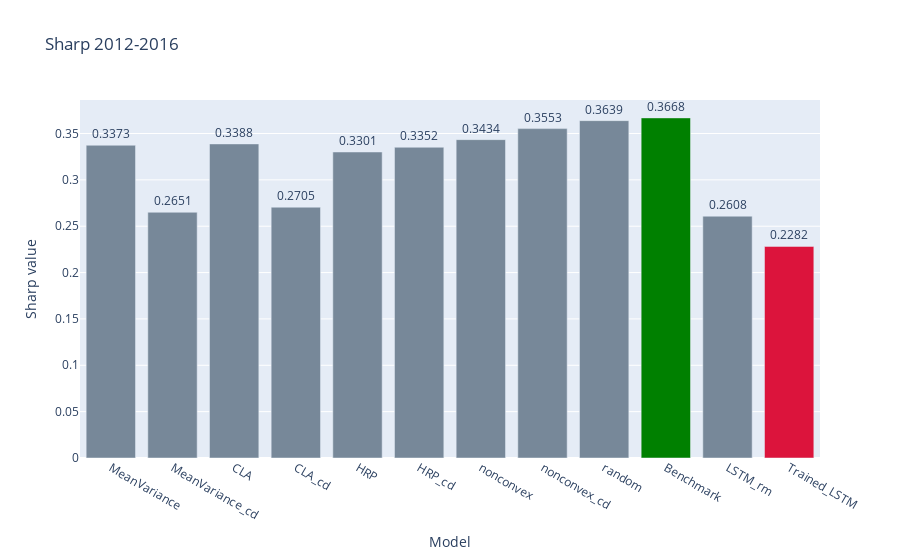

This figure's notebook cell:
### Code cell
plotSharpValues(df_sharp['Sharp_Ratio'], "Sharp 2012-2016")

### Figure 1 — Plotly figure (JSON) as saved in the notebook; plotly's stock layout.template omitted (floating-point values rounded to 4 significant figures)
{"data": [{"alignmentgroup": "True", "hovertemplate": "variable=Sharp_Ratio<br>Model=%{x}<br>Sharp value=%{y}<extra></extra>", "legendgroup": "Sharp_Ratio", "marker": {"color": ["lightslategray", "lightslategray", "lightslategray", "lightslategray", "lightslategray", "lightslategray", "lightslategray", "lightslategray", "lightslategray", "green", "lightslategray", "crimson"]}, "name": "Sharp_Ratio", "offsetgroup": "Sharp_Ratio", "orientation": "v", "showlegend": true, "text": [0.3373, 0.2651, 0.3388, 0.2705, 0.3301, 0.3352, 0.3434, 0.3553, 0.3639, 0.3668, 0.2608, 0.2282], "textposition": "outside", "texttemplate": "%{text:.4f}", "type": "bar", "x": ["MeanVariance", "MeanVariance_cd", "CLA", "CLA_cd", "HRP", "HRP_cd", "nonconvex", "nonconvex_cd", "random", "Benchmark", "LSTM_rm", "Trained_LSTM"], "xaxis": "x", "y": [0.3373, 0.2651, 0.3388, 0.2705, 0.3301, 0.3352, 0.3434, 0.3553, 0.3639, 0.3668, 0.2608, 0.2282], "yaxis": "y"}], "layout": {"barmode": "group", "legend": {"title": {"text": "variable"}, "tracegroupgap": 0}, "showlegend": false, "title": {"text": "Sharp 2012-2016"}, "xaxis": {"anchor": "y", "domain": [0, 1], "title": {"text": "Model"}}, "yaxis": {"anchor": "x", "domain": [0, 1], "title": {"text": "Sharp value"}}}}
